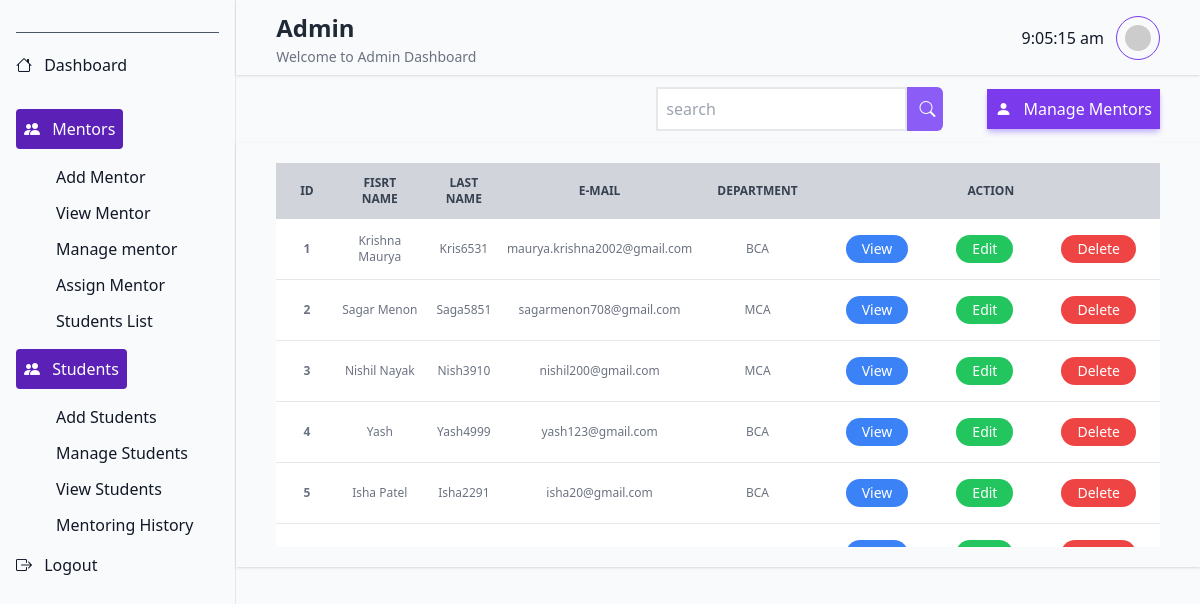
The page /admin/manage_ment.php on the database its author committed.
### tables this page shows
CREATE TABLE `mentorlist` (
  `id` int(10) UNSIGNED NOT NULL,
  `fullname` varchar(30) NOT NULL,
  `department` varchar(30) NOT NULL,
  `usertype` varchar(30) NOT NULL,
  `mentor_id` varchar(50) DEFAULT NULL,
  `email` varchar(255) NOT NULL,
  `password` varchar(255) NOT NULL,
  `otp` int(11) NOT NULL
);

### admin/manage_ment.php (the view, shortened to what this page needs)
<?php
include 'connect.php';
?>
<!DOCTYPE html>
<html lang="en">
<head>
    <link rel="stylesheet" href="https://cdn.jsdelivr.net/npm/bootstrap-icons@1.3.0/font/bootstrap-icons.css">
    <script src="https://cdn.tailwindcss.com"></script>
</head>
<body>
<div class="w-full min-h-screen font-sans text-gray-900 bg-gray-50 flex">
    <?php
    @include 'a_nav.php';
    ?>
    <main class="flex-1">
        <?php
        @include 'head.php';
        ?>
        <div class="flex items-center justify-end gap-11 p-3 px-10">
            <form method="post" class="bg-violet-500 rounded-md">
                <input type="text" id="search-input" onkeyup="myFunction()" name="search-input" placeholder="search" class="p-2 border-2 form-control" autocomplete="off">
                <button type="submit" class="btn btn-primary"><i class="bi bi-search  text-white p-2 cursor-pointer"></i></button>
            </form>
            <div class="bg-violet-600 p-2 text-white flex gap-3 shadow-md shadow-violet-300 hover:bg-violet-800 cursor-pointer text-center justify-between">
                <i class="bi bi-person-fill"></i>
                <h1 class="text-base font-medium">Manage Mentors</h1>
            </div>
        </div>
        <div class="flex items-center justify-between p-5 px-10 shadow">
            <div class="w-full h-96 overflow-y-scroll scroll-smooth">
                <table id="myTable" class="w-full text-sm text-center text-gray-500 cursor-pointer">
                        <thead class="text-xs text-gray-700 uppercase bg-gray-300 sticky top-0">
                            <tr class="">
                                <th scop="col" class="py-3 px-6">id</th>
                                <th scop="col" class="py-3 px-6">Fisrt Name</th>
                                <th scop="col" class="py-3 px-6">Last Name</th>
                                <th scop="col" class="py-3 px-6">E-mail</th>
                                <th scop="col" class="py-3 px-6">Department</th>
                                <th scop="col" class="py-3 px-6" colspan="3">Action</th>
                            </tr>
                        </thead>
                        <tbody class="text-xs mt-4 overflow-y-auto h-auto">
                        <?php
                            $searchInput = $_POST['search-input'];
                            $n = 1;
                            $sql = "SELECT * FROM mentorlist WHERE fullname LIKE '%$searchInput%'";
                            $result = mysqli_query($con, $sql);
                            while ($row = mysqli_fetch_assoc($result)) {
                                $id=$row['id'];
                                echo '<tr class="bg-white border-b result">
                                <th scope="row" class="py-4 px-6" >' . $n . '</th>
                                <td>' . $row['fullname'] . '</td>
                                <td>' . $row['mentor_id'] . '</td>
                                <td>' . $row['email'] . '</td>
                                <td>' . $row['department'] . '</td>
                                <td class="py-4 px-6"><h3 class="px-4 py-1 text-sm text-center text-white bg-blue-500 rounded-full hover:bg-blue-700 hover:text-white"><a href="mentor_profile.php?viewid='.$id.'">View</a></h3></td>
                                <td class="py-4 px-6"><h3 class="px-4 py-1 text-sm text-center text-white bg-green-500 rounded-full hover:bg-green-700 hover:text-white"><a href="update.php?updateid='.$id.'">Edit</a></h3></td>
                                <td class="py-4 px-6"><h3 class="px-4 py-1 text-sm text-center text-white bg-red-500 rounded-full hover:bg-red-700 hover:text-white"><a href="delete.php?deleteid='.$id.'">Delete</a></h3></td>
                                </tr>';
                                $n++;
                            }
                            ?>
                        </tbody>
                    </table>
                </div>
            </div>
    </main>
</body>
</html>

### admin/a_nav.php (shortened to what this page needs)
<head>
    <link rel="stylesheet" href="https://cdn.jsdelivr.net/npm/bootstrap-icons@1.3.0/font/bootstrap-icons.css">
    <script src="https://cdn.tailwindcss.com"></script>
</head>
<body>
    <aside class="py-6 px-4 border-r w-64 h-screen border-gray-200">
        <div class="mt-2">
            <hr class="border-spacing-0 border-gray-600">
        </div>
        <ul class="flex flex-col gap-y-4 pt-5">
            <li>
                <a href="../admin/a_dashboard.php" class="hover:text-indigo-600 text-base group">
                    <i class="bi bi-house mr-2"></i>
                     <span> Dashboard</span>
            </li>
            <li>
                <button class="bg-violet-800 rounded px-2 py-2 text-white"><span><i class="bi bi-people-fill mr-2 w-72"></i></span> Mentors</button>
                <ul class="ml-8 mt-4 space-y-3">
                    <li class="hover:bg-violet-500 hover:text-white"><a href="../admin/add_mentor.php" class="p-2">Add Mentor</a></li>
                    <li class="hover:bg-violet-500 hover:text-white"><a href="../admin/view_ment.php" class="p-2">View Mentor</a></li>
                    <li class="hover:bg-violet-500 hover:text-white"><a href="../admin/manage_ment.php" class="p-2">Manage mentor</a></li>
                    <li class="hover:bg-violet-500 hover:text-white"><a href="../admin/assign_ment.php"class="p-2">Assign Mentor</a></li>
                    <li class="hover:bg-violet-500 hover:text-white"><a href="../admin/studentlist.php"class="p-2">Students List</a></li>
                </ul>
            </li>
            <li>
                <button class="bg-violet-800 rounded px-2 py-2 text-white"><span><i class="bi bi-people-fill mr-2 w-72"></i></span> Students</button>
                <ul class="ml-8 mt-4 space-y-3">
                    <li class="hover:bg-violet-500 hover:text-white"><a href="../admin/add_std.php"class="p-2">Add Students</a></li>
                    <li class="hover:bg-violet-500 hover:text-white"><a href="../admin/manage_std.php"class="p-2">Manage Students</a></li>
                    <li class="hover:bg-violet-500 hover:text-white"><a href="../admin/view_student.php"class="p-2">View Students</a></li>
                    <li class="hover:bg-violet-500 hover:text-white"><a href="../admin/mentoring_report.php"class="p-2">Mentoring History</a></li>
                </ul>
            </li>
            <li>
                <a href="./logout.php" class="hover:text-indigo-600 text-base group"><i class="bi bi-box-arrow-right mr-2"></i> <span> Logout</span></a>
            </li>
        </ul>
    </aside>
</body>
</html>

### admin/head.php (shortened to what this page needs)
<head>
    <link rel="stylesheet" href="https://cdn.jsdelivr.net/npm/bootstrap-icons@1.3.0/font/bootstrap-icons.css">
    <script src="https://cdn.tailwindcss.com"></script>
</head>
<body>
    <div class="flex items-center justify-between p-2 px-10 shadow">
        <div>
            <h1 class="text-2xl font-semibold leading-relaxed text-gray-800">Admin</h1>
            <p class="text-sm font-medium text-gray-500">Welcome to Admin Dashboard</p>
        </div>
        <div class="flex items-center gap-3">
            <h3 id="time"></h3>
            <img src="https://randomuser.me/api/portraits/lego/5.jpg" alt="" class="rounded-full w-11 hover:w-12 cursor-pointer transition duration-75 ease-in-out border border-violet-600 p-2">
        </div>
    </div>
</body>

### rows shown on the page
mentorlist: fullname "Krishna Maurya", mentor "Kris6531", email "maurya.krishna2002@gmail.com", department "BCA"
mentorlist: fullname "Sagar Menon", mentor "Saga5851", email "sagarmenon708@gmail.com", department "MCA"
mentorlist: fullname "Nishil Nayak", mentor "Nish3910", email "nishil200@gmail.com", department "MCA"
mentorlist: fullname "Yash", mentor "Yash4999", email "yash123@gmail.com", department "BCA"
mentorlist: fullname "Isha Patel", mentor "Isha2291", email "isha20@gmail.com", department "BCA"
